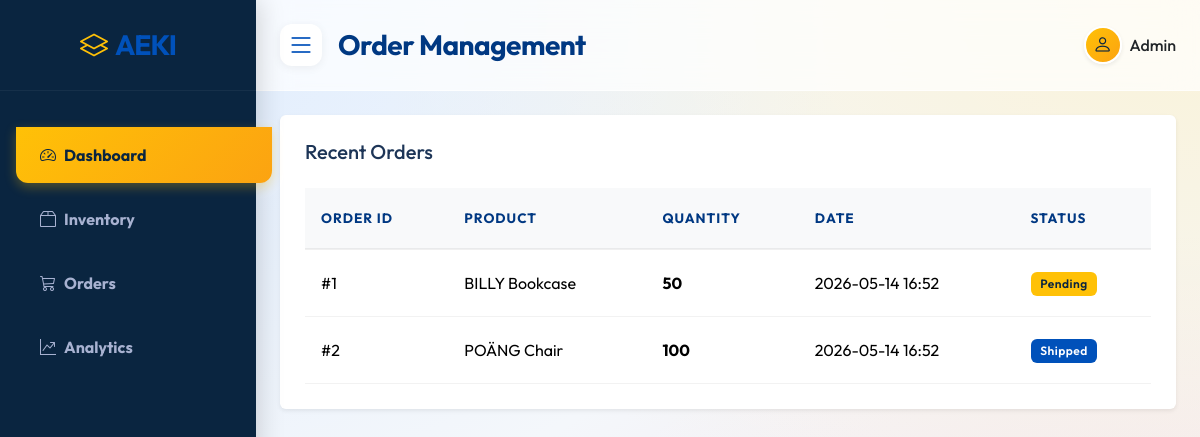
The page /orders on the database its author committed.
### models.py (models this page shows)
class Order(db.Model):
    id = db.Column(db.Integer, primary_key=True)
    product_id = db.Column(db.Integer, db.ForeignKey('product.id'), nullable=False)
    quantity = db.Column(db.Integer, nullable=False)
    status = db.Column(db.String(50), default='Pending')
    date = db.Column(db.DateTime, default=datetime.utcnow)
    product = db.relationship('Product', backref=db.backref('orders', lazy=True))

class Product(db.Model):
    id = db.Column(db.Integer, primary_key=True)
    name = db.Column(db.String(100), nullable=False)
    supplier_id = db.Column(db.Integer, db.ForeignKey('supplier.id'), nullable=False)
    price = db.Column(db.Float, nullable=False)
    supplier = db.relationship('Supplier', backref=db.backref('products', lazy=True))

### routes.py (the view)
@routes.route('/orders')
def orders():
    all_orders = Order.query.order_by(Order.date.desc()).all()
    return render_template('orders.html', orders=all_orders)

### templates/orders.html
{% extends 'base.html' %}
{% block header %}Order Management{% endblock %}
{% block content %}
<div class="row my-4">
    <div class="col">
        <div class="glass-card p-4 rounded shadow-sm bg-white">
            <h5 class="mb-4">Recent Orders</h5>
            <div class="table-responsive">
                <table class="table table-hover align-middle mb-0">
                    <thead class="table-light">
                        <tr>
                            <th>Order ID</th>
                            <th>Product</th>
                            <th>Quantity</th>
                            <th>Date</th>
                            <th>Status</th>
                        </tr>
                    </thead>
                    <tbody>
                        {% for order in orders %}
                        <tr>
                            <td>#{{ order.id }}</td>
                            <td>{{ order.product.name }}</td>
                            <td class="fw-bold">{{ order.quantity }}</td>
                            <td>{{ order.date.strftime('%Y-%m-%d %H:%M') }}</td>
                            <td>
                                {% if order.status == 'Pending' %}
                                <span class="badge bg-warning text-dark">Pending</span>
                                {% elif order.status == 'Shipped' %}
                                <span class="badge bg-info text-dark">Shipped</span>
                                {% else %}
                                <span class="badge bg-success">Delivered</span>
                                {% endif %}
                            </td>
                        </tr>
                        {% endfor %}
                    </tbody>
                </table>
            </div>
        </div>
    </div>
</div>
{% endblock %}

### static/css/style.css (style rules this page uses)
:root { --primary-blue: #0051ba; --primary-dark: #003882; --primary-light: #e6f0fa; --accent-yellow: #ffc107; --accent-red: #e63946; --sidebar-bg: #0a2540; --sidebar-hover: #113659; --bg-color: #f4f7fb; --text-main: #1d3557; --text-muted: #457b9d; --glass-bg: rgba(255, 255, 255, 0.85); --glass-border: rgba(255, 255, 255, 0.5); --glass-shadow: 0 12px 36px -8px rgba(0, 81, 186, 0.15); }
body { font-family: 'Outfit', sans-serif; background-color: var(--bg-color); background-image: radial-gradient(at 0% 0%, hsla(214, 100%, 92%, 0.8) 0px, transparent 50%), radial-gradient(at 100% 0%, hsla(45, 100%, 88%, 0.6) 0px, transparent 50%), radial-gradient(at 100% 100%, hsla(354, 90%, 88%, 0.5) 0px, transparent 50%); background-attachment: fixed; color: var(--text-main); min-height: 100vh; }
.glass-card { background: var(--glass-bg); border: 1px solid var(--glass-border); backdrop-filter: blur(20px); -webkit-backdrop-filter: blur(20px); border-radius: 1.25rem; box-shadow: var(--glass-shadow); transition: all 0.4s cubic-bezier(0.175, 0.885, 0.32, 1.275); overflow: hidden; }
.table { --bs-table-bg: transparent; margin-bottom: 0; }
.table>:not(caption)>*>* { padding: 1.25rem 1rem; border-bottom-color: rgba(0,0,0,0.05); vertical-align: middle; }
.table thead th { font-weight: 700; color: var(--primary-dark); text-transform: uppercase; font-size: 0.85rem; letter-spacing: 1px; border-bottom: 2px solid rgba(0,0,0,0.06); }
.badge { padding: 0.5em 0.8em; font-weight: 600; letter-spacing: 0.5px; border-radius: 6px; }
.bg-warning { background-color: var(--accent-yellow) !important; color: #0a2540 !important; }
.bg-info { background-color: var(--primary-blue) !important; color: #fff !important; }
.glass-card { animation: fadeInUp 0.6s ease-out forwards; }

### rows shown on the page
Order: id "1", product.name "BILLY Bookcase", quantity "50", date "2026-05-14 16:52", status "Pending"
Order: id "2", product.name "POÄNG Chair", quantity "100", date "2026-05-14 16:52", status "Shipped"
